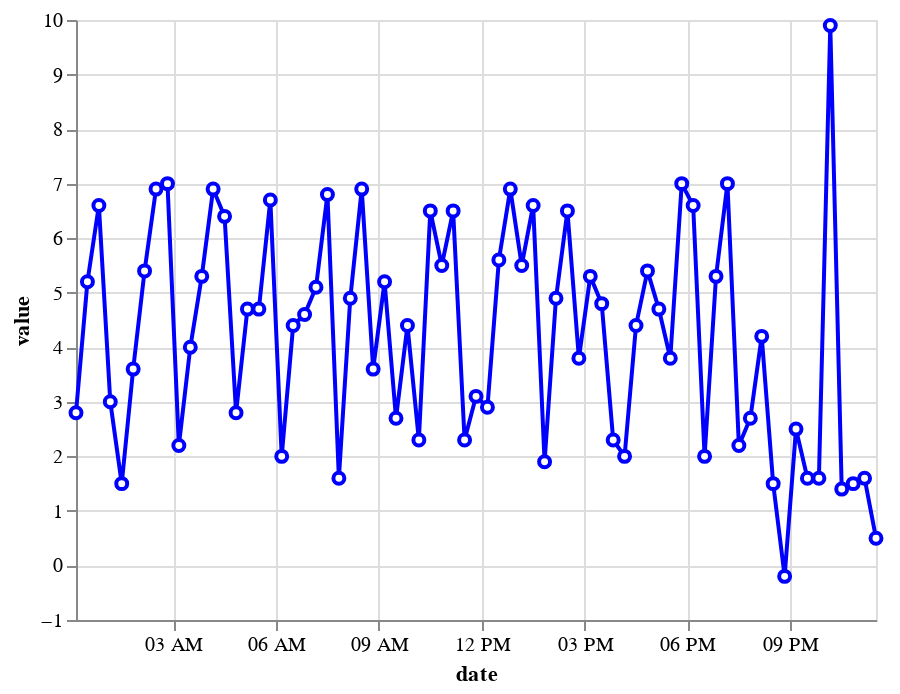

Write notebook code for a chart like this one.
### Markdown cell above
Draw everything in a chart using the altair library (i haven't used this library since it doesn't have any support for return the data selected)

### Code cell
import altair as alt

brush = alt.selection_interval(encodings=['x'])

color = alt.condition(brush, alt.value('blue'), alt.value('lightgray'))

chart = alt.Chart(data).mark_line(point={
    "filled": False,
    "fill": 'white'
    }).encode(
        y=alt.Y('value', sort=alt.EncodingSortField('value', order='descending')),
        x='date',
        color=color
).add_selection(
    brush
)

chart

### Figure 1 — Vega-Lite specification as saved in the notebook (floating-point values rounded to 4 significant figures)
{"config": {"view": {"continuousWidth": 400, "continuousHeight": 300}}, "data": {"name": "data-beaf6bd6c720e1ef693c5eb5b04b1587"}, "mark": {"type": "line", "point": {"filled": false, "fill": "white"}}, "encoding": {"color": {"condition": {"value": "blue", "selection": "selector001"}, "value": "lightgray"}, "x": {"type": "temporal", "field": "date"}, "y": {"type": "quantitative", "field": "value", "sort": {"field": "value", "order": "descending"}}}, "selection": {"selector001": {"type": "interval", "encodings": ["x"]}}, "$schema": "https://vega.github.io/schema/vega-lite/v4.8.1.json", "datasets": {"data-beaf6bd6c720e1ef693c5eb5b04b1587": [{"date": "2020-11-08T00:10:03", "value": 2.8}, {"date": "2020-11-08T00:30:03", "value": 5.2}, {"date": "2020-11-08T00:50:05", "value": 6.6}, {"date": "2020-11-08T01:10:03", "value": 3.0}, {"date": "2020-11-08T01:30:04", "value": 1.5}, {"date": "2020-11-08T01:50:05", "value": 3.6}, {"date": "2020-11-08T02:10:02", "value": 5.4}, {"date": "2020-11-08T02:30:04", "value": 6.9}, {"date": "2020-11-08T02:50:08", "value": 7.0}, {"date": "2020-11-08T03:10:02", "value": 2.2}, {"date": "2020-11-08T03:30:04", "value": 4.0}, {"date": "2020-11-08T03:50:08", "value": 5.3}, {"date": "2020-11-08T04:10:02", "value": 6.9}, {"date": "2020-11-08T04:30:03", "value": 6.4}, {"date": "2020-11-08T04:50:09", "value": 2.8}, {"date": "2020-11-08T05:10:02", "value": 4.7}, {"date": "2020-11-08T05:30:03", "value": 4.7}, {"date": "2020-11-08T05:50:09", "value": 6.7}, {"date": "2020-11-08T06:10:03", "value": 2.0}, {"date": "2020-11-08T06:30:04", "value": 4.4}, {"date": "2020-11-08T06:50:04", "value": 4.6}, {"date": "2020-11-08T07:10:03", "value": 5.1}, {"date": "2020-11-08T07:30:04", "value": 6.8}, {"date": "2020-11-08T07:50:05", "value": 1.6}, {"date": "2020-11-08T08:10:03", "value": 4.9}, {"date": "2020-11-08T08:30:03", "value": 6.9}, {"date": "2020-11-08T08:50:05", "value": 3.6}, {"date": "2020-11-08T09:10:03", "value": 5.2}, {"date": "2020-11-08T09:30:03", "value": 2.7}, {"date": "2020-11-08T09:50:05", "value": 4.4}, {"date": "2020-11-08T10:10:03", "value": 2.3}, {"date": "2020-11-08T10:30:04", "value": 6.5}, {"date": "2020-11-08T10:50:09", "value": 5.5}, {"date": "2020-11-08T11:10:03", "value": 6.5}, {"date": "2020-11-08T11:30:04", "value": 2.3}, {"date": "2020-11-08T11:50:05", "value": 3.1}, {"date": "2020-11-08T12:10:04", "value": 2.9}, {"date": "2020-11-08T12:30:04", "value": 5.6}, {"date": "2020-11-08T12:50:05", "value": 6.9}, {"date": "2020-11-08T13:10:03", "value": 5.5}, {"date": "2020-11-08T13:30:03", "value": 6.6}, {"date": "2020-11-08T13:50:04", "value": 1.9}, {"date": "2020-11-08T14:10:02", "value": 4.9}, {"date": "2020-11-08T14:30:03", "value": 6.5}, {"date": "2020-11-08T14:50:05", "value": 3.8}, {"date": "2020-11-08T15:10:03", "value": 5.3}, {"date": "2020-11-08T15:30:03", "value": 4.8}, {"date": "2020-11-08T15:50:08", "value": 2.3}, {"date": "2020-11-08T16:10:03", "value": 2.0}, {"date": "2020-11-08T16:30:04", "value": 4.4}, {"date": "2020-11-08T16:50:09", "value": 5.4}, {"date": "2020-11-08T17:10:03", "value": 4.7}, {"date": "2020-11-08T17:30:05", "value": 3.8}, {"date": "2020-11-08T17:50:05", "value": 7.0}, {"date": "2020-11-08T18:10:04", "value": 6.6}, {"date": "2020-11-08T18:30:04", "value": 2.0}, {"date": "2020-11-08T18:50:06", "value": 5.3}, {"date": "2020-11-08T19:10:03", "value": 7.0}, {"date": "2020-11-08T19:30:04", "value": 2.2}, {"date": "2020-11-08T19:50:09", "value": 2.7}, {"date": "2020-11-08T20:10:03", "value": 4.2}, {"date": "2020-11-08T20:30:05", "value": 1.5}, {"date": "2020-11-08T20:50:10", "value": -0.2}, {"date": "2020-11-08T21:10:03", "value": 2.5}, {"date": "2020-11-08T21:30:03", "value": 1.6}, {"date": "2020-11-08T21:50:08", "value": 1.6}, {"date": "2020-11-08T22:10:03", "value": 9.9}, {"date": "2020-11-08T22:30:04", "value": 1.4}, {"date": "2020-11-08T22:50:09", "value": 1.5}, {"date": "2020-11-08T23:10:02", "value": 1.6}, {"date": "2020-11-08T23:30:03", "value": 0.5}]}}
